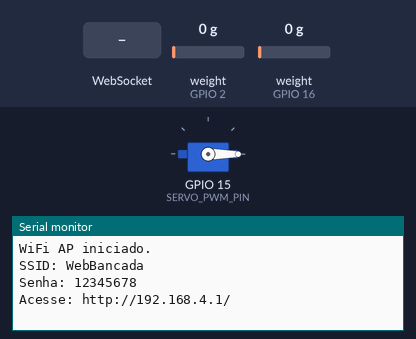
This program was run on a simulated ESP32. Shown: servo, the last lines printed to the serial monitor. The inputs (shaded band) are chosen by the test bench; at power-on: weight on the scale (sensors on GPIO 2, GPIO 16) 0 g. Storage starts empty.

Above: at 1.2 s.
1.3 s: WebSocket text "calibra" received
At 2.6 s:
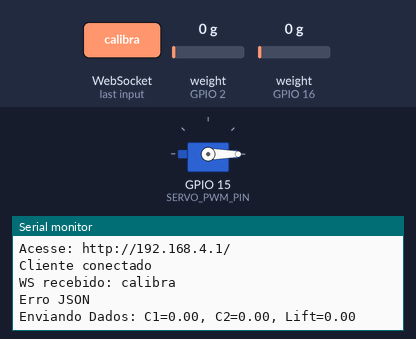
2.8 s: WebSocket text "ir" received
At 3.4 s:
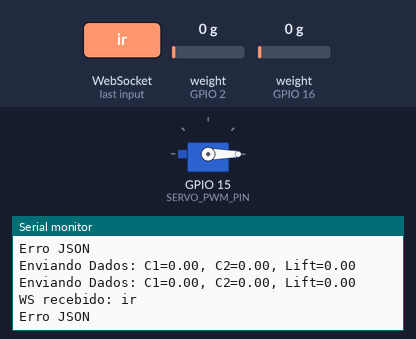
4.3 s: WebSocket text "mover" received
At 4.52 s:
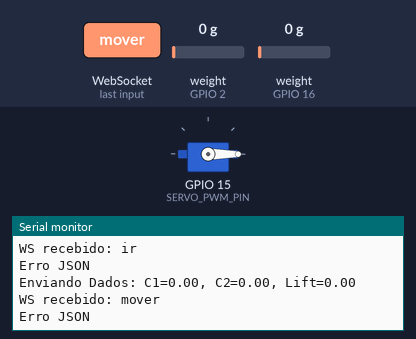

Measured:
- after the input at 1.3 s, the serial monitor: prints a new line at once (image 1)
- after the input at 2.8 s, the serial monitor: prints a new line at once (image 2)
- after the input at 4.3 s, the serial monitor: prints a new line at once (image 3)

The program:

main.cpp
```cpp
#include "web_server.h"
#include "settings.h"
#include <SPIFFS.h>

HX711Manager hx;
ServoManager servo;
WebServerManager web;

void setup() {
    Serial.begin(115200);

    // Chamada simplificada
    servo.begin(SERVO_PWM_PIN);

    hx.begin(HX1_DOUT, HX1_SCK, HX2_DOUT, HX2_SCK);

    web.begin(&hx, &servo);
}

void loop() {
    // Necessário para manter o WebSocket vivo
    web.loop();
}
```

csv_logger.cpp
```cpp
#include "csv_logger.h"

void appendCSV(String line) {
  File f = SPIFFS.open(CSV_FILENAME, FILE_APPEND);
  if(!f) return;
  f.println(line);
  f.close();
}
```

csv_logger.h
```cpp
#pragma once
#include <Arduino.h>
#include <FS.h>
#include <SPIFFS.h>
#include "settings.h"

void appendCSV(String line);
```

hx711_manager.cpp
```cpp
#include "hx711_manager.h"
#include "settings.h"

void HX711Manager::begin(int dout1, int sck1, int dout2, int sck2) {
  hx1.begin(dout1, sck1);
  hx2.begin(dout2, sck2);

  hx1.set_gain(128);
  hx2.set_gain(128);
}

void HX711Manager::tare() {
  hx1.tare();
  hx2.tare();

  offset[0] = hx1.get_offset();
  offset[1] = hx2.get_offset();

  Serial.println("HX711: tare executado");
}

void HX711Manager::readForces(ForceData &out) {
  out.cells[0] = hx1.get_units(1) * calibration[0];
  out.cells[1] = hx1.get_units(1) * calibration[1];
  out.cells[2] = hx2.get_units(1) * calibration[2];
  out.cells[3] = hx2.get_units(1) * calibration[3];

  out.lift   = (out.cells[0] + out.cells[1]) / 2.0;
  out.drag   = out.cells[3];
  out.moment = out.cells[2];
}

void HX711Manager::taskEntry(void *pv) {
  HX711Manager *self = (HX711Manager*)pv;
  while (true) {
    ForceData f;
    self->readForces(f);
    vTaskDelay(pdMS_TO_TICKS(10));
  }
}
```

hx711_manager.h
```cpp
#pragma once
#include <Arduino.h>
#include <HX711.h>

struct ForceData {
  float cells[4];
  float lift, drag, moment;
};

class HX711Manager {
public:
  void begin(int dout1, int sck1, int dout2, int sck2);
  void readForces(ForceData &out);
  static void taskEntry(void *pv);

  // === ADICIONADO ===
  void tare();

private:
  HX711 hx1, hx2;

  long offset[2] = {0, 0};      // offsets para cada célula HX711
  float calibration[4] = {1,1,1,1};
};
```

servo_manager.cpp
```cpp
#include "servo_manager.h"


void ServoManager::begin(int p) { // Parâmetros 'c' e 'f' removidos
    pin = p;
    ESP32PWM::allocateTimer(0);
	ESP32PWM::allocateTimer(1);
	ESP32PWM::allocateTimer(2);
	ESP32PWM::allocateTimer(3);
    servo.setPeriodHertz(50);
    servo.attach(pin, 1000, 2000);

    setAngle(0); // começa no zero
}

void ServoManager::setAngle(float deg) {
    deg = constrain(deg, 0.0f, 180.0f);

    // Substitui o cálculo manual complexo por servo.write()
    // A biblioteca Servo.h no ESP32 faz o cálculo de duty cycle automaticamente.
    servo.write((int)deg);

    currentAngle = deg;
}
```

servo_manager.h
```cpp
#pragma once
#include <Arduino.h>
#include <ESP32Servo.h> // NOVO: Usamos a biblioteca Servo padrão
#include "settings.h"

class ServoManager {
public:
    void begin(int pin = SERVO_PWM_PIN); // Função simplificada

    void setAngle(float deg);
    float getAngle() const { return currentAngle; }

private:
    Servo servo;
    u_int8_t pin = -1;
    float currentAngle = 0.0f;
    // As variáveis 'ch' (channel) e 'freq' foram removidas.
};
```

web_server.cpp
```cpp
#include "web_server.h"
#include "settings.h"
#include <SPIFFS.h>
#include <ArduinoJson.h>
#include <WiFi.h>

HX711Manager* WebServerManager::hx = nullptr;
ServoManager* WebServerManager::servo = nullptr;

void WebServerManager::begin(HX711Manager *hx_, ServoManager *servo_) {
    hx = hx_;
    servo = servo_;

    WiFi.mode(WIFI_AP);
    WiFi.softAP(WIFI_SSID, WIFI_PASS);

    SPIFFS.begin(true);

    ws.onEvent(wsEvent);
    server.addHandler(&ws);

    server.on("/", HTTP_GET, [](AsyncWebServerRequest *r){
        r->send(SPIFFS, "/index.html", "text/html");
    });

    server.serveStatic("/", SPIFFS, "/");

    server.begin();

    Serial.println("WiFi AP iniciado.");
    Serial.println("SSID: " WIFI_SSID);
    Serial.println("Senha: " WIFI_PASS);
    Serial.println("Acesse: http://192.168.4.1/");
}


// IMPLEMENTAÇÃO DA FUNÇÃO PARA ENVIAR DADOS DOS SENSORES
void WebServerManager::sendSensorData() {
    if (ws.count() == 0) return;

    ForceData f;
    hx->readForces(f);

    // LOG DE DIAGNÓSTICO (Remova esta linha após confirmar a leitura)
    Serial.printf("Enviando Dados: C1=%.2f, C2=%.2f, Lift=%.2f\n", f.cells[0], f.cells[1], f.lift);


    StaticJsonDocument<256> doc;
    doc["type"] = "data";
    doc["c1"] = f.cells[0];
    doc["c2"] = f.cells[1];
    doc["c3"] = f.cells[2];
    doc["c4"] = f.cells[3];
    doc["lift"] = f.lift;
    doc["drag"] = f.drag;
    doc["moment"] = f.moment;

    String jsonString;
    serializeJson(doc, jsonString);

    ws.textAll(jsonString); // Envia para todos os clientes
}


// loop agora envia dados periodicamente (uso da constante SEND_PERIOD_MS)
void WebServerManager::loop() {
    ws.cleanupClients();

    if (millis() - lastSendTime >= SEND_PERIOD_MS) {
        sendSensorData();
        lastSendTime = millis();
    }
}


// FUNÇÃO ESTÁTICA COM O OPERADOR DE ESCOPO CORRETO
void WebServerManager::wsEvent(
    AsyncWebSocket *server,
    AsyncWebSocketClient *client,
    AwsEventType type,
    void *arg,
    uint8_t *data,
    size_t len
) {
    if (type == WS_EVT_CONNECT) {
        Serial.println("Cliente conectado");
        client->text("Conectado ao ESP32 WebBancada");
    }

    else if (type == WS_EVT_DISCONNECT) {
        Serial.println("Cliente desconectado");
    }

    else if (type == WS_EVT_DATA) {
        AwsFrameInfo *info = (AwsFrameInfo*)arg;

        if (!info->final || info->index != 0 || info->len != len)
            return;

        String msg = "";
        for (size_t i = 0; i < len; i++) msg += (char)data[i];

        Serial.print("WS recebido: ");
        Serial.println(msg);

        StaticJsonDocument<200> doc;
        DeserializationError err = deserializeJson(doc, msg);

        if (err) {
            Serial.println("Erro JSON");
            return;
        }

        const char *cmd = doc["cmd"];

        // --- Resposta JSON de Status ---
        StaticJsonDocument<100> res;
        res["type"] = "status";
        String resMsg;


        if (strcmp(cmd, "calibra") == 0) {
            servo->setAngle(0);
            Serial.println("Calibrado zero");
            res["message"] = "SUCESSO: Ângulo calibrado para 0°.";
        }

        else if (strcmp(cmd, "ir") == 0) {
            int val = doc["value"];
            servo->setAngle(val);
            Serial.printf("Ir para %d\n", val);
            res["message"] = "SUCESSO: Servo movido para " + String(servo->getAngle(), 1) + "°.";
        }

        else if (strcmp(cmd, "mover") == 0) {
            int val = doc["value"];
            float novo = servo->getAngle() + val;
            servo->setAngle(novo);
            Serial.printf("Mover %+d -> %.1f\n", val, novo);
            res["message"] = "SUCESSO: Servo movido relativamente para " + String(servo->getAngle(), 1) + "°.";
        }

        else if (strcmp(cmd, "tare") == 0) {
            hx->tare();
            Serial.println("Tare executado");
            res["message"] = "SUCESSO: Tare das células de carga executado.";
        }

        else if (strcmp(cmd, "start") == 0) {
            Serial.println("Iniciando teste...");
            res["message"] = "INFO: Iniciando teste...";
        }

        // Envia a resposta de status para o cliente
        serializeJson(res, resMsg);
        client->text(resMsg);
    }
}
```

web_server.h
```cpp
#pragma once
#include <Arduino.h>
#include <ESPAsyncWebServer.h>
#include "hx711_manager.h"
#include "servo_manager.h"

class WebServerManager {
public:
    void begin(HX711Manager *hx, ServoManager *servo);

    // === ADICIONADO ===
    void loop();

    static void wsEvent(AsyncWebSocket *server, AsyncWebSocketClient *client,
                        AwsEventType type, void *arg, uint8_t *data, size_t len);

private:
    static HX711Manager *hx;
    static ServoManager *servo;

    AsyncWebServer server{80};
    AsyncWebSocket ws{"/ws"};

    // NOVO: Para controle de envio periódico de dados
    unsigned long lastSendTime = 0;

    // NOVO: Função para empacotar e enviar dados do sensor
    void sendSensorData();
};
```

settings.h
```cpp
#pragma once

// --- HX711 pins ---
#define HX1_DOUT 2
#define HX1_SCK  4
#define HX2_DOUT 16
#define HX2_SCK  17

// --- Servo ---
#define SERVO_PWM_PIN 15
// Os seguintes parâmetros são agora controlados pela biblioteca Servo.h e foram removidos:
/*
#define SERVO_LEDC_CHANNEL 0
#define SERVO_LEDC_FREQ 50
#define SERVO_MIN_US 500
#define SERVO_MAX_US 2500
#define SERVO_NEUTRAL_US 1500
*/

// --- Sampling ---
#define HX711_RATE_HZ 80
#define SEND_PERIOD_MS 500
#define CSV_FILENAME "/test.csv"

// --- Wi-Fi ---
#define WIFI_SSID "WebBancada"
#define WIFI_PASS "12345678"   // cria AP, SSID e senha simples

// --- Test defaults ---
#define DEFAULT_ANGLE_START 0
#define DEFAULT_ANGLE_END 60
#define DEFAULT_STEPS 5
#define DEFAULT_WAIT_MS 2000
#define DEFAULT_SPEED_DPS 15.0
```
